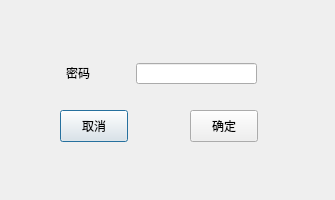
<?xml version="1.0" encoding="UTF-8"?>
<ui version="4.0">
 <class>keystore_pass</class>
 <widget class="QDialog" name="keystore_pass">
  <property name="geometry">
   <rect>
    <x>0</x>
    <y>0</y>
    <width>335</width>
    <height>200</height>
   </rect>
  </property>
  <property name="windowTitle">
   <string>Dialog</string>
  </property>
  <widget class="QLineEdit" name="lineEdit_pass">
   <property name="geometry">
    <rect>
     <x>136</x>
     <y>63</y>
     <width>121</width>
     <height>21</height>
    </rect>
   </property>
   <property name="text">
    <string/>
   </property>
   <property name="frame">
    <bool>true</bool>
   </property>
  </widget>
  <widget class="QLabel" name="label">
   <property name="geometry">
    <rect>
     <x>66</x>
     <y>63</y>
     <width>26</width>
     <height>19</height>
    </rect>
   </property>
   <property name="text">
    <string>密码</string>
   </property>
  </widget>
  <widget class="QPushButton" name="pushButton_no">
   <property name="geometry">
    <rect>
     <x>60</x>
     <y>110</y>
     <width>68</width>
     <height>32</height>
    </rect>
   </property>
   <property name="text">
    <string>取消</string>
   </property>
  </widget>
  <widget class="QPushButton" name="pushButton_yes">
   <property name="geometry">
    <rect>
     <x>190</x>
     <y>110</y>
     <width>68</width>
     <height>32</height>
    </rect>
   </property>
   <property name="text">
    <string>确定</string>
   </property>
  </widget>
 </widget>
 <resources/>
 <connections/>
</ui>
